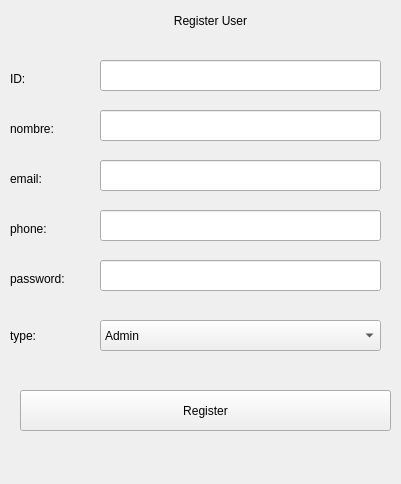
<?xml version="1.0" encoding="UTF-8"?>
<ui version="4.0">
 <class>Form</class>
 <widget class="QWidget" name="Form">
  <property name="geometry">
   <rect>
    <x>0</x>
    <y>0</y>
    <width>401</width>
    <height>484</height>
   </rect>
  </property>
  <property name="windowTitle">
   <string>Form</string>
  </property>
  <widget class="QPushButton" name="pushButton_3">
   <property name="geometry">
    <rect>
     <x>20</x>
     <y>390</y>
     <width>371</width>
     <height>41</height>
    </rect>
   </property>
   <property name="text">
    <string>Register</string>
   </property>
  </widget>
  <widget class="QLabel" name="labelHeader">
   <property name="geometry">
    <rect>
     <x>-20</x>
     <y>0</y>
     <width>461</width>
     <height>41</height>
    </rect>
   </property>
   <property name="text">
    <string>Register User</string>
   </property>
   <property name="alignment">
    <set>Qt::AlignCenter</set>
   </property>
  </widget>
  <widget class="QLabel" name="label_4">
   <property name="geometry">
    <rect>
     <x>10</x>
     <y>170</y>
     <width>67</width>
     <height>17</height>
    </rect>
   </property>
   <property name="text">
    <string>email:</string>
   </property>
  </widget>
  <widget class="QLabel" name="label_3">
   <property name="geometry">
    <rect>
     <x>10</x>
     <y>120</y>
     <width>67</width>
     <height>17</height>
    </rect>
   </property>
   <property name="text">
    <string>nombre:</string>
   </property>
  </widget>
  <widget class="QLineEdit" name="lineEdit_3">
   <property name="geometry">
    <rect>
     <x>100</x>
     <y>160</y>
     <width>281</width>
     <height>31</height>
    </rect>
   </property>
  </widget>
  <widget class="QLineEdit" name="lineEdit_2">
   <property name="geometry">
    <rect>
     <x>100</x>
     <y>110</y>
     <width>281</width>
     <height>31</height>
    </rect>
   </property>
   <property name="text">
    <string/>
   </property>
  </widget>
  <widget class="QLineEdit" name="lineEdit_4">
   <property name="geometry">
    <rect>
     <x>100</x>
     <y>60</y>
     <width>281</width>
     <height>31</height>
    </rect>
   </property>
   <property name="text">
    <string/>
   </property>
  </widget>
  <widget class="QLabel" name="label_5">
   <property name="geometry">
    <rect>
     <x>10</x>
     <y>70</y>
     <width>67</width>
     <height>17</height>
    </rect>
   </property>
   <property name="text">
    <string>ID:</string>
   </property>
  </widget>
  <widget class="QLineEdit" name="lineEdit_5">
   <property name="geometry">
    <rect>
     <x>100</x>
     <y>210</y>
     <width>281</width>
     <height>31</height>
    </rect>
   </property>
  </widget>
  <widget class="QLabel" name="label_6">
   <property name="geometry">
    <rect>
     <x>10</x>
     <y>220</y>
     <width>67</width>
     <height>17</height>
    </rect>
   </property>
   <property name="text">
    <string>phone:</string>
   </property>
  </widget>
  <widget class="QLabel" name="label_7">
   <property name="geometry">
    <rect>
     <x>10</x>
     <y>270</y>
     <width>67</width>
     <height>17</height>
    </rect>
   </property>
   <property name="text">
    <string>password:</string>
   </property>
  </widget>
  <widget class="QLineEdit" name="lineEdit_6">
   <property name="geometry">
    <rect>
     <x>100</x>
     <y>260</y>
     <width>281</width>
     <height>31</height>
    </rect>
   </property>
  </widget>
  <widget class="QComboBox" name="comboBox">
   <property name="geometry">
    <rect>
     <x>100</x>
     <y>320</y>
     <width>281</width>
     <height>31</height>
    </rect>
   </property>
   <item>
    <property name="text">
     <string>Admin</string>
    </property>
   </item>
   <item>
    <property name="text">
     <string>Operator</string>
    </property>
   </item>
  </widget>
  <widget class="QLabel" name="label_9">
   <property name="geometry">
    <rect>
     <x>10</x>
     <y>320</y>
     <width>67</width>
     <height>31</height>
    </rect>
   </property>
   <property name="text">
    <string>type:</string>
   </property>
  </widget>
 </widget>
 <resources/>
 <connections/>
</ui>
